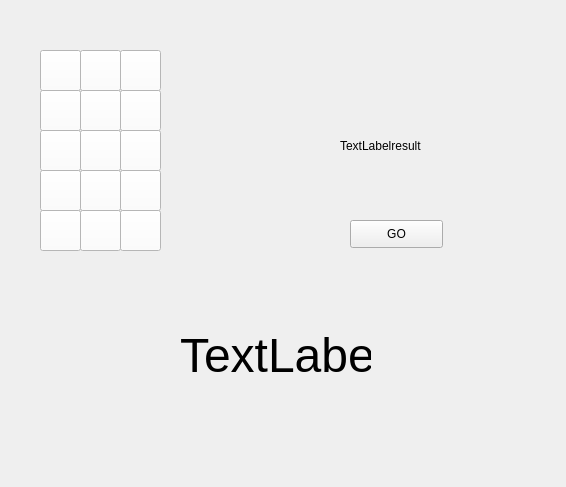
<?xml version="1.0" encoding="UTF-8"?>
<ui version="4.0">
 <class>Form</class>
 <widget class="QWidget" name="Form">
  <property name="geometry">
   <rect>
    <x>0</x>
    <y>0</y>
    <width>566</width>
    <height>487</height>
   </rect>
  </property>
  <property name="windowTitle">
   <string>Form</string>
  </property>
  <widget class="QPushButton" name="pushButton1">
   <property name="geometry">
    <rect>
     <x>40</x>
     <y>50</y>
     <width>41</width>
     <height>41</height>
    </rect>
   </property>
   <property name="styleSheet">
    <string notr="true">QPushButton{
	background-color:white;
}
QPushButton:checked{
	background-color:black;
}</string>
   </property>
   <property name="text">
    <string/>
   </property>
   <property name="checkable">
    <bool>true</bool>
   </property>
   <property name="autoExclusive">
    <bool>false</bool>
   </property>
   <property name="autoDefault">
    <bool>false</bool>
   </property>
  </widget>
  <widget class="QPushButton" name="pushButton1_2">
   <property name="geometry">
    <rect>
     <x>80</x>
     <y>50</y>
     <width>41</width>
     <height>41</height>
    </rect>
   </property>
   <property name="styleSheet">
    <string notr="true">QPushButton{
	background-color:white;
}
QPushButton:checked{
	background-color:black;
}</string>
   </property>
   <property name="text">
    <string/>
   </property>
   <property name="checkable">
    <bool>true</bool>
   </property>
   <property name="autoExclusive">
    <bool>false</bool>
   </property>
   <property name="autoDefault">
    <bool>false</bool>
   </property>
  </widget>
  <widget class="QPushButton" name="pushButton1_3">
   <property name="geometry">
    <rect>
     <x>120</x>
     <y>50</y>
     <width>41</width>
     <height>41</height>
    </rect>
   </property>
   <property name="styleSheet">
    <string notr="true">QPushButton{
	background-color:white;
}
QPushButton:checked{
	background-color:black;
}</string>
   </property>
   <property name="text">
    <string/>
   </property>
   <property name="checkable">
    <bool>true</bool>
   </property>
   <property name="autoExclusive">
    <bool>false</bool>
   </property>
   <property name="autoDefault">
    <bool>false</bool>
   </property>
  </widget>
  <widget class="QPushButton" name="pushButton1_4">
   <property name="geometry">
    <rect>
     <x>40</x>
     <y>90</y>
     <width>41</width>
     <height>41</height>
    </rect>
   </property>
   <property name="styleSheet">
    <string notr="true">QPushButton{
	background-color:white;
}
QPushButton:checked{
	background-color:black;
}</string>
   </property>
   <property name="text">
    <string/>
   </property>
   <property name="checkable">
    <bool>true</bool>
   </property>
   <property name="autoExclusive">
    <bool>false</bool>
   </property>
   <property name="autoDefault">
    <bool>false</bool>
   </property>
  </widget>
  <widget class="QPushButton" name="pushButton1_5">
   <property name="geometry">
    <rect>
     <x>80</x>
     <y>90</y>
     <width>41</width>
     <height>41</height>
    </rect>
   </property>
   <property name="styleSheet">
    <string notr="true">QPushButton{
	background-color:white;
}
QPushButton:checked{
	background-color:black;
}</string>
   </property>
   <property name="text">
    <string/>
   </property>
   <property name="checkable">
    <bool>true</bool>
   </property>
   <property name="autoExclusive">
    <bool>false</bool>
   </property>
   <property name="autoDefault">
    <bool>false</bool>
   </property>
  </widget>
  <widget class="QPushButton" name="pushButton1_6">
   <property name="geometry">
    <rect>
     <x>120</x>
     <y>90</y>
     <width>41</width>
     <height>41</height>
    </rect>
   </property>
   <property name="styleSheet">
    <string notr="true">QPushButton{
	background-color:white;
}
QPushButton:checked{
	background-color:black;
}</string>
   </property>
   <property name="text">
    <string/>
   </property>
   <property name="checkable">
    <bool>true</bool>
   </property>
   <property name="autoExclusive">
    <bool>false</bool>
   </property>
   <property name="autoDefault">
    <bool>false</bool>
   </property>
  </widget>
  <widget class="QPushButton" name="pushButton1_7">
   <property name="geometry">
    <rect>
     <x>40</x>
     <y>130</y>
     <width>41</width>
     <height>41</height>
    </rect>
   </property>
   <property name="styleSheet">
    <string notr="true">QPushButton{
	background-color:white;
}
QPushButton:checked{
	background-color:black;
}</string>
   </property>
   <property name="text">
    <string/>
   </property>
   <property name="checkable">
    <bool>true</bool>
   </property>
   <property name="autoExclusive">
    <bool>false</bool>
   </property>
   <property name="autoDefault">
    <bool>false</bool>
   </property>
  </widget>
  <widget class="QPushButton" name="pushButton1_8">
   <property name="geometry">
    <rect>
     <x>80</x>
     <y>130</y>
     <width>41</width>
     <height>41</height>
    </rect>
   </property>
   <property name="styleSheet">
    <string notr="true">QPushButton{
	background-color:white;
}
QPushButton:checked{
	background-color:black;
}</string>
   </property>
   <property name="text">
    <string/>
   </property>
   <property name="checkable">
    <bool>true</bool>
   </property>
   <property name="autoExclusive">
    <bool>false</bool>
   </property>
   <property name="autoDefault">
    <bool>false</bool>
   </property>
  </widget>
  <widget class="QPushButton" name="pushButton1_9">
   <property name="geometry">
    <rect>
     <x>120</x>
     <y>130</y>
     <width>41</width>
     <height>41</height>
    </rect>
   </property>
   <property name="styleSheet">
    <string notr="true">QPushButton{
	background-color:white;
}
QPushButton:checked{
	background-color:black;
}</string>
   </property>
   <property name="text">
    <string/>
   </property>
   <property name="checkable">
    <bool>true</bool>
   </property>
   <property name="autoExclusive">
    <bool>false</bool>
   </property>
   <property name="autoDefault">
    <bool>false</bool>
   </property>
  </widget>
  <widget class="QPushButton" name="pushButton1_10">
   <property name="geometry">
    <rect>
     <x>40</x>
     <y>170</y>
     <width>41</width>
     <height>41</height>
    </rect>
   </property>
   <property name="styleSheet">
    <string notr="true">QPushButton{
	background-color:white;
}
QPushButton:checked{
	background-color:black;
}</string>
   </property>
   <property name="text">
    <string/>
   </property>
   <property name="checkable">
    <bool>true</bool>
   </property>
   <property name="autoExclusive">
    <bool>false</bool>
   </property>
   <property name="autoDefault">
    <bool>false</bool>
   </property>
  </widget>
  <widget class="QPushButton" name="pushButton1_11">
   <property name="geometry">
    <rect>
     <x>80</x>
     <y>170</y>
     <width>41</width>
     <height>41</height>
    </rect>
   </property>
   <property name="styleSheet">
    <string notr="true">QPushButton{
	background-color:white;
}
QPushButton:checked{
	background-color:black;
}</string>
   </property>
   <property name="text">
    <string/>
   </property>
   <property name="checkable">
    <bool>true</bool>
   </property>
   <property name="autoExclusive">
    <bool>false</bool>
   </property>
   <property name="autoDefault">
    <bool>false</bool>
   </property>
  </widget>
  <widget class="QPushButton" name="pushButton1_12">
   <property name="geometry">
    <rect>
     <x>120</x>
     <y>170</y>
     <width>41</width>
     <height>41</height>
    </rect>
   </property>
   <property name="styleSheet">
    <string notr="true">QPushButton{
	background-color:white;
}
QPushButton:checked{
	background-color:black;
}</string>
   </property>
   <property name="text">
    <string/>
   </property>
   <property name="checkable">
    <bool>true</bool>
   </property>
   <property name="autoExclusive">
    <bool>false</bool>
   </property>
   <property name="autoDefault">
    <bool>false</bool>
   </property>
  </widget>
  <widget class="QPushButton" name="pushButton1_13">
   <property name="geometry">
    <rect>
     <x>40</x>
     <y>210</y>
     <width>41</width>
     <height>41</height>
    </rect>
   </property>
   <property name="styleSheet">
    <string notr="true">QPushButton{
	background-color:white;
}
QPushButton:checked{
	background-color:black;
}</string>
   </property>
   <property name="text">
    <string/>
   </property>
   <property name="checkable">
    <bool>true</bool>
   </property>
   <property name="autoExclusive">
    <bool>false</bool>
   </property>
   <property name="autoDefault">
    <bool>false</bool>
   </property>
  </widget>
  <widget class="QPushButton" name="pushButton1_14">
   <property name="geometry">
    <rect>
     <x>80</x>
     <y>210</y>
     <width>41</width>
     <height>41</height>
    </rect>
   </property>
   <property name="styleSheet">
    <string notr="true">QPushButton{
	background-color:white;
}
QPushButton:checked{
	background-color:black;
}</string>
   </property>
   <property name="text">
    <string/>
   </property>
   <property name="checkable">
    <bool>true</bool>
   </property>
   <property name="autoExclusive">
    <bool>false</bool>
   </property>
   <property name="autoDefault">
    <bool>false</bool>
   </property>
  </widget>
  <widget class="QPushButton" name="pushButton1_15">
   <property name="geometry">
    <rect>
     <x>120</x>
     <y>210</y>
     <width>41</width>
     <height>41</height>
    </rect>
   </property>
   <property name="styleSheet">
    <string notr="true">QPushButton{
	background-color:white;
}
QPushButton:checked{
	background-color:black;
}</string>
   </property>
   <property name="text">
    <string/>
   </property>
   <property name="checkable">
    <bool>true</bool>
   </property>
   <property name="autoExclusive">
    <bool>false</bool>
   </property>
   <property name="autoDefault">
    <bool>false</bool>
   </property>
  </widget>
  <widget class="QPushButton" name="GO">
   <property name="geometry">
    <rect>
     <x>350</x>
     <y>220</y>
     <width>93</width>
     <height>28</height>
    </rect>
   </property>
   <property name="text">
    <string>GO</string>
   </property>
  </widget>
  <widget class="QLabel" name="labelresult">
   <property name="geometry">
    <rect>
     <x>340</x>
     <y>110</y>
     <width>131</width>
     <height>71</height>
    </rect>
   </property>
   <property name="text">
    <string>TextLabelresult</string>
   </property>
  </widget>
  <widget class="QLabel" name="label">
   <property name="geometry">
    <rect>
     <x>180</x>
     <y>320</y>
     <width>191</width>
     <height>71</height>
    </rect>
   </property>
   <property name="font">
    <font>
     <pointsize>36</pointsize>
    </font>
   </property>
   <property name="text">
    <string>TextLabel</string>
   </property>
  </widget>
 </widget>
 <resources/>
 <connections/>
</ui>
